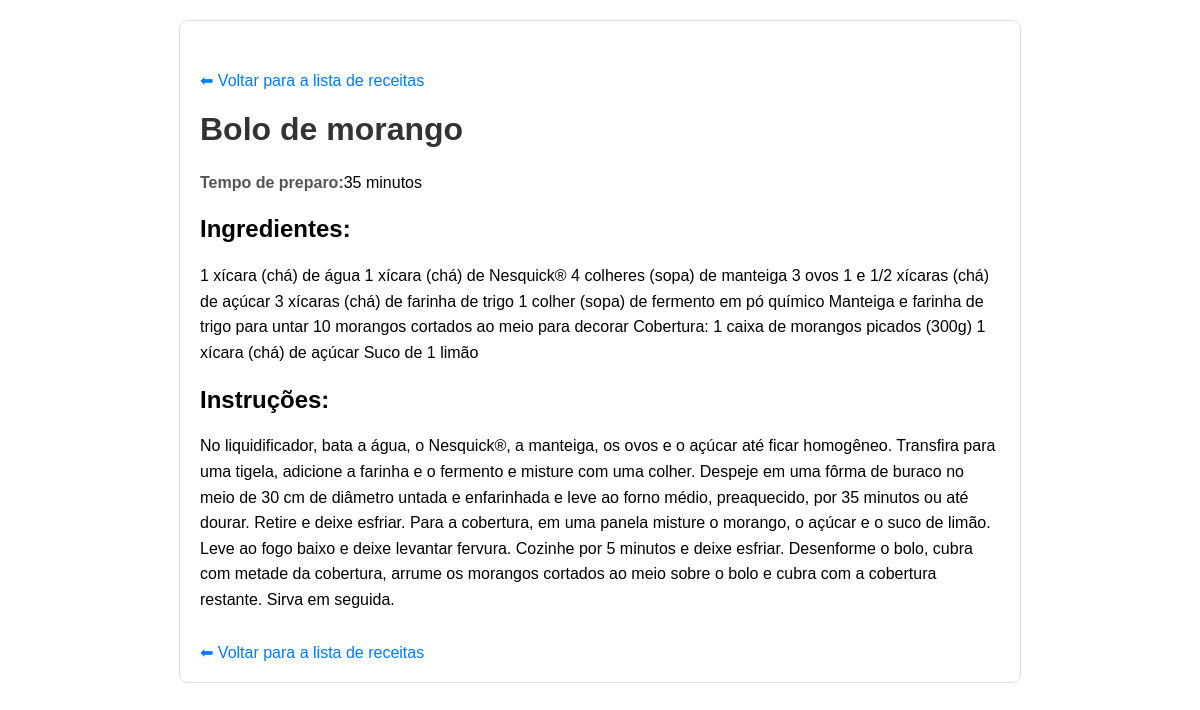
Page /recipes/1/ on the earlier database version.
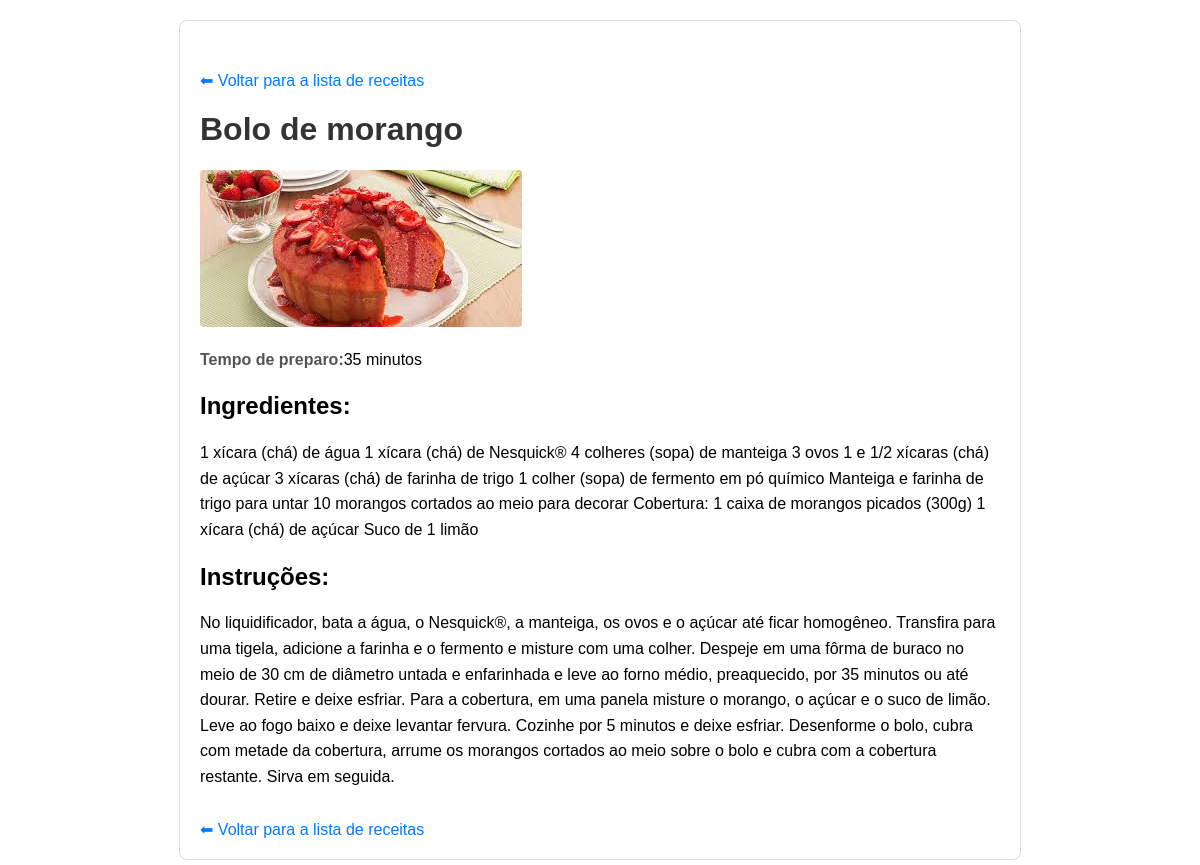
Same page on the later database version.
### recipes/models.py (models this page shows, shortened)
class Recipe(models.Model):
    title = models.CharField(max_length=200)
    cooking_time = models.IntegerField(help_text="Em minutos")
    ingredients = models.TextField()
    instructions = models.TextField()
    image = models.ImageField(upload_to='recipes/', blank=True, null=True)
    class Meta:
        verbose_name_plural="Recipes"

### recipes/views.py (the view)
# urls.py: path('<int:pk>/', views.recipe_detail, name='recipe_detail'),
def recipe_detail(request,pk):
    recipe = get_object_or_404(Recipe, pk=pk)
    return render(request, 'recipes/recipe_detail.html',{'recipe':recipe})

### recipes/templates/recipes/recipe_detail.html (shortened to what this page needs)
<!DOCTYPE html>
<html lang="pt-br">
<head>
</head>
<body>
    <div class="container">
        <a href="{% url 'recipes_list' %}" class="back-link">⬅ Voltar para a lista de receitas</a>
        <h1>{{recipe.title}}</h1>
        {% if recipe.image %}
            <img src="{{recipe.image.url}}" alt="imagem de {{recipe.title}}">
        {% endif %}
            <p><strong>Tempo de preparo:</strong>{{recipe.cooking_time}} minutos</p>
        <h2>Ingredientes:</h2>
        <p>{{recipe.ingredients}}</p>
        <h2>Instruções:</h2>
        <p>{{recipe.instructions}}</p>
        <a href="{% url 'recipes_list' %}" class="back-link">⬅ Voltar para a lista de receitas</a>
    </div>
</body>
</html>

Differences in the rows shown:
changed Recipe "Bolo de morango": image: picture added
